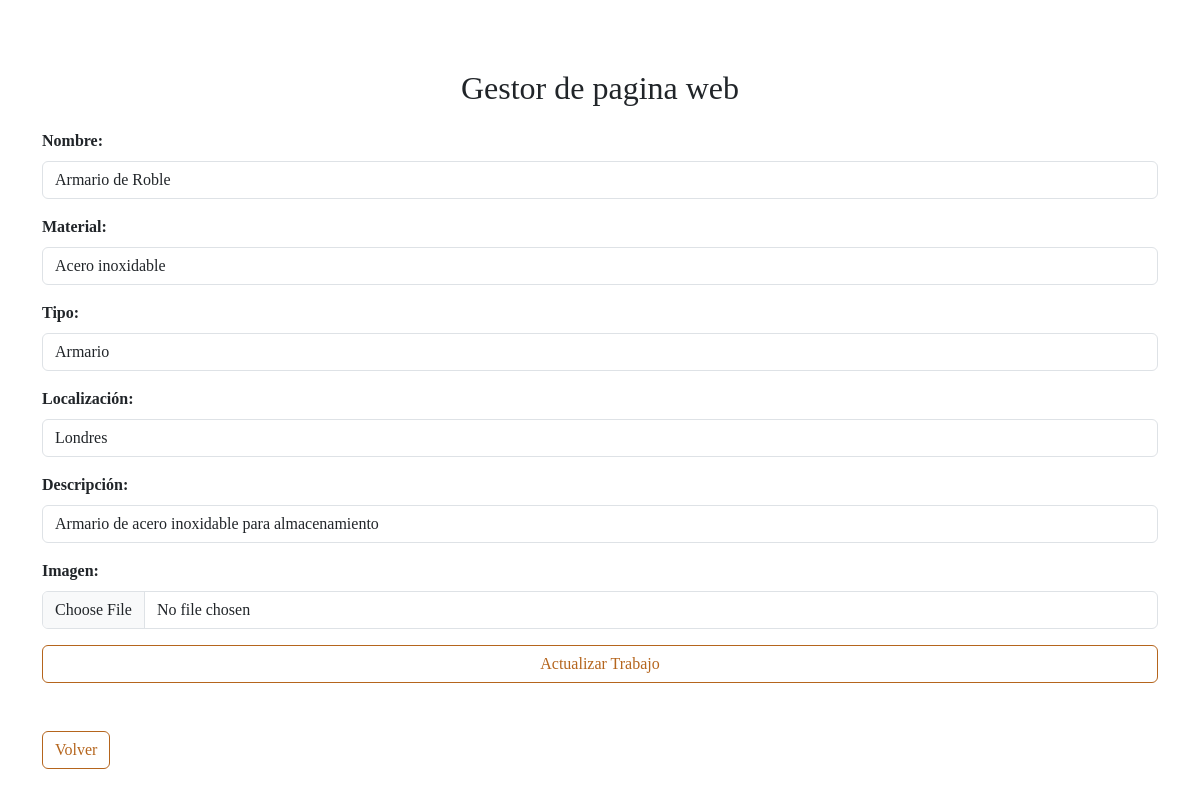
/editartrabajo.php?id=72, run on the app's committed database.
### tables this page shows
CREATE TABLE `trabajos` (
  `id` int(11) NOT NULL AUTO_INCREMENT,
  `nombre` varchar(255) DEFAULT NULL,
  `material` varchar(255) DEFAULT NULL,
  `tipo` varchar(255) DEFAULT NULL,
  `localizacion` varchar(150) NOT NULL,
  `descripcion` varchar(255) NOT NULL,
  `imagen` varchar(50) NOT NULL,
  PRIMARY KEY (`id`)
);

### editartrabajo.php (the view, shortened to what this page needs)
<!DOCTYPE html>
<html lang="es">
<head>
	<link rel="stylesheet" type="text/css" href="css/bootstrap.css">
	<link rel="stylesheet" type="text/css" href="css/normalize.css">
	<link rel="stylesheet" type="text/css" href="css/style.css">
</head>
<body>
    <br><br>
    <div class="container">
        <h1 class="text-center">Gestor de pagina web</h1>
        <div class="row">
        <?php
$id = $_GET['id'];
include 'includes/conexion.php';
$sql = "SELECT * FROM trabajos WHERE id='$id'";
$result = mysqli_query($mysqli, $sql);
if (mysqli_num_rows($result) > 0) {
    while ($row = mysqli_fetch_assoc($result)) {
?>
    <form method="POST" action="editar2.php" enctype="multipart/form-data">
      <div class="mb-3">
        <label for="nombre" class="form-label"><strong>Nombre:</strong></label>
        <input type="text" class="form-control" id="nombre" name="nombre" value="<?php echo $row['nombre']; ?>">
      </div>
      <div class="mb-3">
        <label for="material" class="form-label"><strong>Material:</strong></label>
        <input type="text" class="form-control" id="material" name="material" value="<?php echo $row['material']; ?>">
      </div>
      <div class="mb-3">
        <label for="tipo" class="form-label"><strong>Tipo:</strong></label>
        <input type="text" class="form-control" id="tipo" name="tipo" value="<?php echo $row['tipo']; ?>">
      </div>
      <div class="mb-3">
        <label for="localizacion" class="form-label"><strong>Localización:</strong></label>
        <input type="text" class="form-control" id="localizacion" name="localizacion" value="<?php echo $row['localizacion']; ?>">
      </div>
      <div class="mb-3">
        <label for="descripcion" class="form-label"><strong>Descripción:</strong></label>
        <input type="text" class="form-control" id="descripcion" name="descripcion" value="<?php echo $row['descripcion']; ?>">
      </div>
      <div class="mb-3">
        <label for="imagen" class="form-label"><strong>Imagen:</strong></label>
        <input type="file" class="form-control" id="imagen" name="imagen">
      </div>
      <div class="d-grid gap-2">
        <button type="submit" class="btn btn-outline-info">Actualizar Trabajo</button>
      </div><br><br><a class='btn btn-outline-info' href='crud.php'>Volver</a>
    </form>
<?php
    }
}
?>
        </div>
    </div>
    <br><br>
</body>
</html>

### css/style.css (style rules this page uses)
:root { --colorPrimario: #B5651D; --colorRojizoOscuro: #800000; --colorOscuro: #654321; --coloramarillo: #FDFD96; --colorSecundario: #DEB887; }
* { font-family: jac; }
.btn-outline-info { --bs-btn-color: var(--colorPrimario); --bs-btn-border-color: var(--colorPrimario); --bs-btn-hover-color: #000; --bs-btn-hover-bg: var(--colorPrimario); --bs-btn-hover-border-color: var(--colorPrimario); --bs-btn-focus-shadow-rgb: 13, 202, 240; --bs-btn-active-color: #000; --bs-btn-active-bg: var(--colorPrimario); --bs-btn-active-border-color: var(--colorPrimario); --bs-btn-active-shadow: inset 0 3px 5px rgba(0, 0, 0, 0.125); --bs-btn-disabled-color: var(--colorPrimario); --bs-btn-disabled-bg: transparent; --bs-btn-disabled-border-color: var(--colorPrimario); --bs-gradient: none; }

### data on the page
trabajos: nombre "Armario de Roble", material "Acero inoxidable", tipo "Armario", localizacion "Londres", descripcion "Armario de acero inoxidable para almacenamiento"
